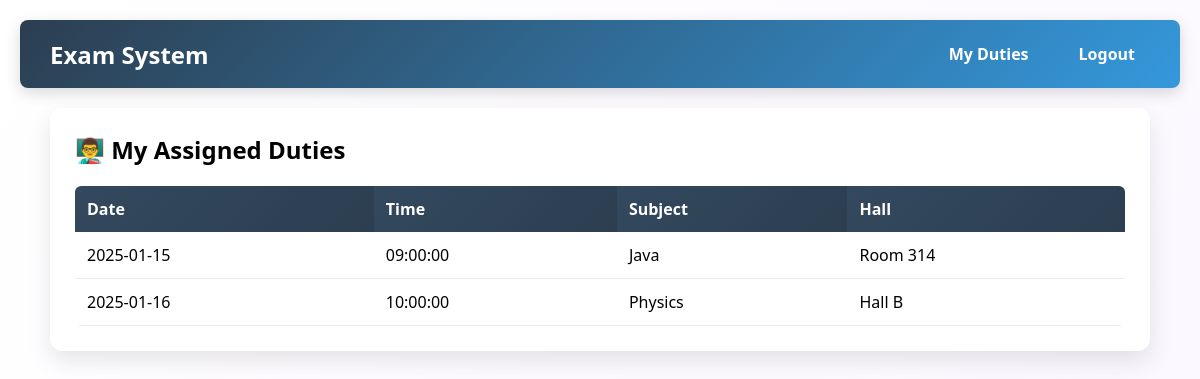
Page /invigilator_dashboard.php (signed in) on the committed database.
### tables this page shows
CREATE TABLE `exams` (
  `exam_id` int(11) NOT NULL,
  `subject` varchar(100) NOT NULL,
  `dept` varchar(100) NOT NULL,
  `exam_date` date NOT NULL,
  `exam_time` time NOT NULL,
  `hall` varchar(50) NOT NULL
);

### invigilator_dashboard.php (the view, shortened to what this page needs)
<?php
include("includes/db_connect.php");
$invigilator_id = $_SESSION['invigilator_id'];
$stmt = $conn->prepare("SELECT e.exam_date, e.exam_time, e.subject, e.hall
                        FROM assignments a
                        JOIN exams e ON a.exam_id = e.exam_id
                        WHERE a.invigilator_id=?");
$stmt->bind_param("i", $invigilator_id);
$stmt->execute();
$res = $stmt->get_result();
?>
<!DOCTYPE html>
<html>
<head>
    <link rel="stylesheet" href="assets/css/style.css">
</head>
<body>
<?php include("includes/header.php"); ?>
<div class="container">
    <h2>👨‍🏫 My Assigned Duties</h2>
    <table class="table">
        <thead>
            <tr><th>Date</th><th>Time</th><th>Subject</th><th>Hall</th></tr>
        </thead>
        <tbody>
            <?php while($row=$res->fetch_assoc()): ?>
            <tr>
                <td><?= $row['exam_date'] ?></td>
                <td><?= $row['exam_time'] ?></td>
                <td><?= $row['subject'] ?></td>
                <td><?= $row['hall'] ?></td>
            </tr>
            <?php endwhile; ?>
        </tbody>
    </table>
</div>
</body>
</html>

### assets/css/style.css (style rules this page uses)
* { margin: 0; padding: 0; box-sizing: border-box; }
body { font-family: 'Segoe UI', Tahoma, Geneva, Verdana, sans-serif; background: linear-gradient(135deg, #ffffffff 0%, #faf5ffff 100%); min-height: 100vh; padding: 20px; }
.container { max-width: 1100px; margin: 0 auto; background: white; border-radius: 12px; box-shadow: 0 10px 25px rgba(0,0,0,0.1); padding: 25px; }
.table { width: 100%; border-collapse: collapse; margin-top: 20px; border-radius: 6px; overflow: hidden; }
.table th { background: linear-gradient(135deg, #34495e, #2c3e50); color: white; padding: 12px; text-align: left; }
.table td { padding: 12px; border-bottom: 1px solid #e9ecef; }

### rows in the picture
exams: exam_date "2025-01-15", exam_time "09:00:00", subject "Java", hall "Room 314"
exams: exam_date "2025-01-16", exam_time "10:00:00", subject "Physics", hall "Hall B"
